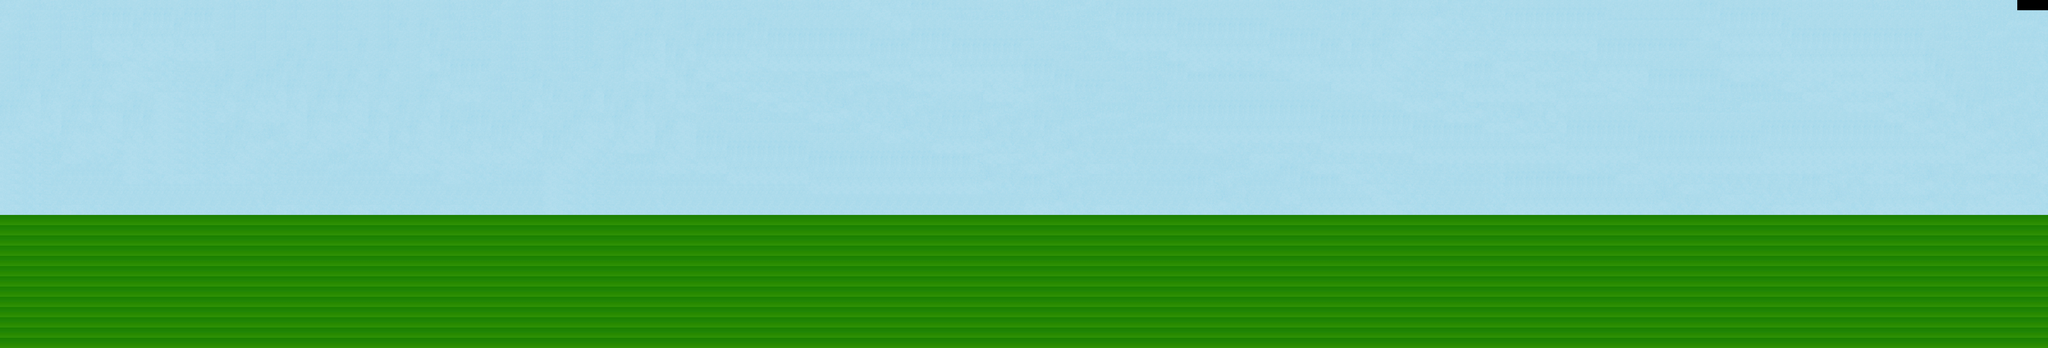

Below is a game level as drawn by its tile map, then a one-line description and the .tmx that defines it (tile-layer data replaced by summaries):
An orthogonal 200x34 tile map with 32x32 px tiles, 2 tile layers (Terreno, Cielo), 2 tilesets.

<map version="1.0" orientation="orthogonal" width="200" height="34" tilewidth="32" tileheight="32">
 <tileset firstgid="1" name="solid" tilewidth="32" tileheight="32">
  <image source="solid.jpg" width="100" height="100" />
 </tileset>
 <tileset firstgid="10" name="Cielo" tilewidth="32" tileheight="32">
  <image source="clear_sky-subtle_light_blue_texture.jpg" width="200" height="200" />
 </tileset>
 <layer name="Terreno" width="200" height="34">
  <properties>
   <property name="Collidable" value="True" />
  </properties>
  <data>[6800 cells, 2600 non-empty, 3 distinct tile ids]</data>
 </layer>
 <layer name="Cielo" width="200" height="34">
  <data>[6800 cells, 4197 non-empty, 36 distinct tile ids]</data>
 </layer>
</map>
